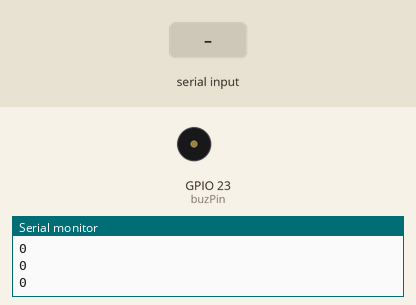
This sketch was run on a simulated ESP32. Parts: buzzer (waves = sounding), the last lines printed to the serial monitor. Inputs (shaded band) come from the test bench. EEPROM starts erased.

Above: at 1.2 s.
1.3 s: "<l>" received over Serial
At 1.6 s:
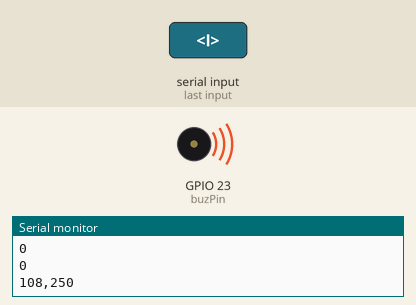
Timing chart, 0 to 4.3 s (numbered marks = the images above; inputs shaded):
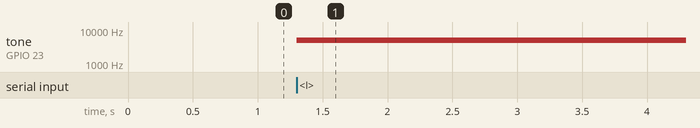

Measured:
- after the input at 1.3 s, tone on GPIO 23 (buzPin): silent → 5000 Hz at once

The sketch:

task06-Cc.ino
```cpp
#include <EEPROM.h>

const int ledChannel = 0;
const int resolution = 8;
const int buzPin = 23;
const int duty = 128;

// variables
int vNote=0, vDur=0, i ,eep;
const int dDur = 250; // default duration

// notes
//enum Notes {C3=0, CS3, D3, DS3, E3, F3};
int nFrq[] = {262, 277, 294, 311, 330, 349, 370, 392, 415, 440, 466, 494, 523};
int nDur[] = { 2000, 1500, 1000, 750, 500, 375, 250 };

void playNote(int note, int dur) {
  // 소리 묵음
  if (note == -1) {
    ledcSetup(ledChannel, 0, resolution);
    ledcWrite(ledChannel, 0);
  }
  else {
    ledcSetup(ledChannel, nFrq[note], resolution);
    ledcWrite(ledChannel, duty);
  }
  Serial.println(String(note)+","+String(dur));
  delay(nDur[dur]);
}

void setup() {
  Serial.begin(115200);
  EEPROM.begin(512);
  // attach the channel to the GPIOs
  ledcAttachPin(buzPin, ledChannel);
  eep=0;
  i=1;
  if(EEPROM.read(0)=='l'){
    for(int i = 1; i < 512; i+=2){
      int eepnote = EEPROM.read(i);
      int eepdur = EEPROM.read(i+1);
      playNote(eepnote, eepdur);
    }
  }
}

void loop(){
  Serial.println("0");
  if (Serial.available() > 0) {
    vNote = Serial.read();
    if(vNote=='<'){
      vNote = Serial.read();
      eep=1;
      EEPROM.write(0, 'l');
    }
    if (Serial.available() > 0) {
      vDur = Serial.read();
      if (vDur <= '6' && vDur >= '0')
        vDur -= '0';
      else vDur = dDur;
      if (vNote <= '9' && vNote >= '0')
        vNote -= '0';
      else if (vNote <= 'c' && vNote >= 'a')
        vNote = vNote - 'a' + 10;
      else if(vNote == ',')
        vNote = -1; // rest
      else if(vNote == '>')
        vNote = -1;
      playNote(vNote, vDur);
      if(eep==1){
        EEPROM.write(i, vNote);
        EEPROM.write(i+1, vDur);
        i+=2;
        EEPROM.commit();
      }
    }
  }
}
```
